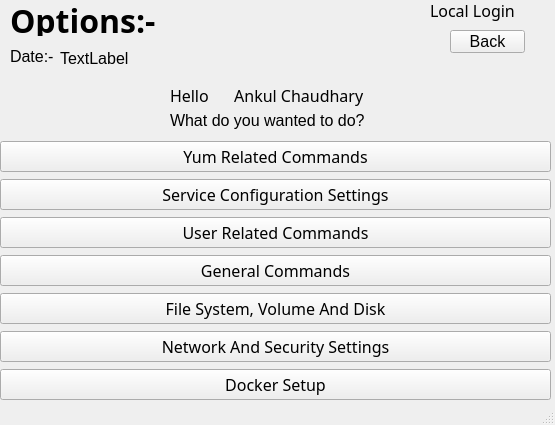
<?xml version="1.0" encoding="UTF-8"?>
<ui version="4.0">
 <class>MainWindow</class>
 <widget class="QMainWindow" name="MainWindow">
  <property name="geometry">
   <rect>
    <x>0</x>
    <y>0</y>
    <width>555</width>
    <height>425</height>
   </rect>
  </property>
  <property name="font">
   <font>
    <pointsize>12</pointsize>
   </font>
  </property>
  <property name="windowTitle">
   <string>MainWindow</string>
  </property>
  <widget class="QWidget" name="centralwidget">
   <widget class="QWidget" name="gridLayoutWidget">
    <property name="geometry">
     <rect>
      <x>0</x>
      <y>140</y>
      <width>551</width>
      <height>261</height>
     </rect>
    </property>
    <layout class="QGridLayout" name="gridLayout_3">
     <item row="2" column="0">
      <widget class="QPushButton" name="ServiceConfigurationSettings">
       <property name="font">
        <font>
         <family>Pristina</family>
         <pointsize>12</pointsize>
        </font>
       </property>
       <property name="text">
        <string>Service Configuration Settings</string>
       </property>
      </widget>
     </item>
     <item row="0" column="0">
      <widget class="QPushButton" name="YumRelatedCommands">
       <property name="font">
        <font>
         <family>Pristina</family>
         <pointsize>12</pointsize>
        </font>
       </property>
       <property name="text">
        <string>Yum Related Commands</string>
       </property>
      </widget>
     </item>
     <item row="5" column="0">
      <widget class="QPushButton" name="FileSystem">
       <property name="font">
        <font>
         <family>Pristina</family>
         <pointsize>12</pointsize>
        </font>
       </property>
       <property name="text">
        <string>File System, Volume And Disk</string>
       </property>
      </widget>
     </item>
     <item row="7" column="0">
      <widget class="QPushButton" name="DockerSetup">
       <property name="font">
        <font>
         <family>Pristina</family>
         <pointsize>12</pointsize>
        </font>
       </property>
       <property name="text">
        <string>Docker Setup</string>
       </property>
      </widget>
     </item>
     <item row="4" column="0">
      <widget class="QPushButton" name="GeneralCommands">
       <property name="font">
        <font>
         <family>Pristina</family>
         <pointsize>12</pointsize>
        </font>
       </property>
       <property name="text">
        <string>General Commands</string>
       </property>
      </widget>
     </item>
     <item row="3" column="0">
      <widget class="QPushButton" name="UserRelatedCommands">
       <property name="font">
        <font>
         <family>Pristina</family>
         <pointsize>12</pointsize>
        </font>
       </property>
       <property name="text">
        <string>User Related Commands</string>
       </property>
      </widget>
     </item>
     <item row="6" column="0">
      <widget class="QPushButton" name="NetworkSettings">
       <property name="font">
        <font>
         <family>Pristina</family>
         <pointsize>12</pointsize>
        </font>
       </property>
       <property name="text">
        <string>Network And Security Settings</string>
       </property>
      </widget>
     </item>
    </layout>
   </widget>
   <widget class="QLabel" name="label">
    <property name="geometry">
     <rect>
      <x>10</x>
      <y>5</y>
      <width>211</width>
      <height>31</height>
     </rect>
    </property>
    <property name="font">
     <font>
      <family>Rockwell Nova Light</family>
      <pointsize>24</pointsize>
      <weight>75</weight>
      <bold>true</bold>
     </font>
    </property>
    <property name="autoFillBackground">
     <bool>true</bool>
    </property>
    <property name="text">
     <string>Options:-</string>
    </property>
   </widget>
   <widget class="QLabel" name="label_2">
    <property name="geometry">
     <rect>
      <x>170</x>
      <y>80</y>
      <width>41</width>
      <height>31</height>
     </rect>
    </property>
    <property name="sizePolicy">
     <sizepolicy hsizetype="Preferred" vsizetype="Preferred">
      <horstretch>0</horstretch>
      <verstretch>0</verstretch>
     </sizepolicy>
    </property>
    <property name="font">
     <font>
      <family>MV Boli</family>
      <pointsize>12</pointsize>
     </font>
    </property>
    <property name="text">
     <string>Hello</string>
    </property>
   </widget>
   <widget class="QLabel" name="user">
    <property name="geometry">
     <rect>
      <x>230</x>
      <y>80</y>
      <width>151</width>
      <height>31</height>
     </rect>
    </property>
    <property name="font">
     <font>
      <family>MV Boli</family>
      <pointsize>12</pointsize>
     </font>
    </property>
    <property name="text">
     <string> Ankul Chaudhary</string>
    </property>
   </widget>
   <widget class="QLabel" name="LoginType">
    <property name="geometry">
     <rect>
      <x>430</x>
      <y>0</y>
      <width>121</width>
      <height>21</height>
     </rect>
    </property>
    <property name="font">
     <font>
      <family>MV Boli</family>
      <pointsize>12</pointsize>
     </font>
    </property>
    <property name="text">
     <string>Local Login</string>
    </property>
   </widget>
   <widget class="QPushButton" name="Exit">
    <property name="geometry">
     <rect>
      <x>450</x>
      <y>30</y>
      <width>75</width>
      <height>23</height>
     </rect>
    </property>
    <property name="text">
     <string>Back</string>
    </property>
   </widget>
   <widget class="QLabel" name="label_5">
    <property name="geometry">
     <rect>
      <x>10</x>
      <y>50</y>
      <width>47</width>
      <height>13</height>
     </rect>
    </property>
    <property name="text">
     <string>Date:-</string>
    </property>
   </widget>
   <widget class="QLabel" name="date">
    <property name="geometry">
     <rect>
      <x>60</x>
      <y>50</y>
      <width>221</width>
      <height>16</height>
     </rect>
    </property>
    <property name="text">
     <string>TextLabel</string>
    </property>
   </widget>
   <widget class="QLabel" name="label_3">
    <property name="geometry">
     <rect>
      <x>170</x>
      <y>110</y>
      <width>201</width>
      <height>21</height>
     </rect>
    </property>
    <property name="text">
     <string>What do you wanted to do?</string>
    </property>
   </widget>
  </widget>
  <widget class="QStatusBar" name="statusbar"/>
 </widget>
 <resources/>
 <connections/>
</ui>
